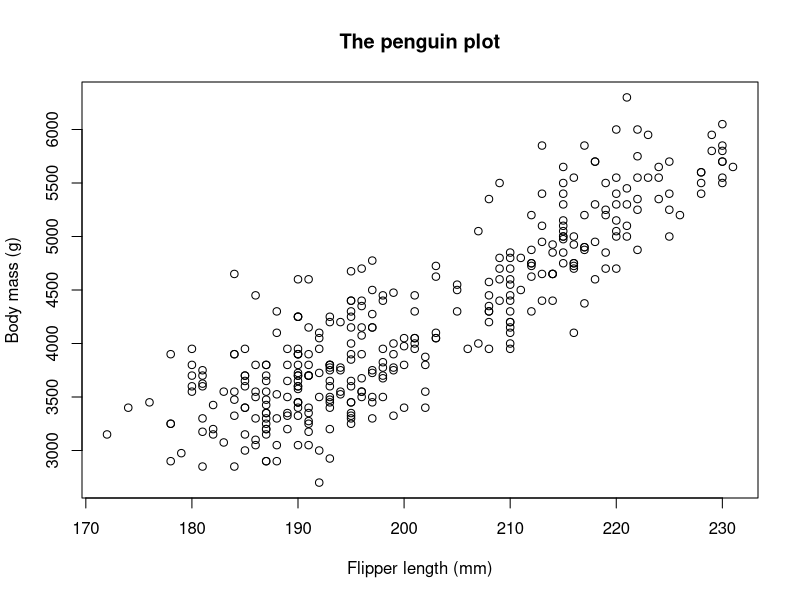
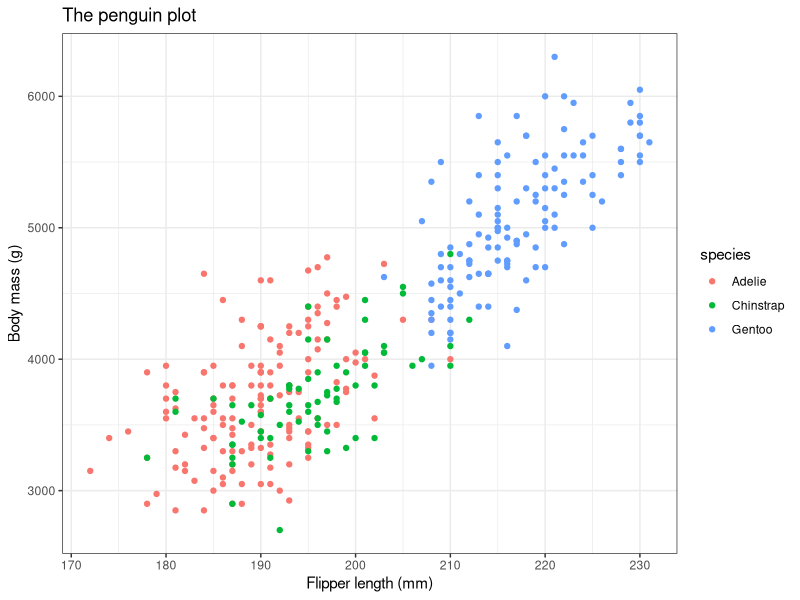

R code for these plots, in order:
#see the data
summary(palmerpenguins::penguins)
library(ggplot2)
library(viridis)

raw_data = palmerpenguins::penguins
plot(raw_data$flipper_length_mm, raw_data$body_mass_g, xlab = "Flipper length (mm)", ylab = "Body mass (g)", main = "The penguin plot")

raw_data |> 
  ggplot(aes(x = flipper_length_mm, y = body_mass_g, col = species)) +
  geom_point() +
 # geom_smooth(method = "lm") +
  labs(x = "Flipper length (mm)", y = "Body mass (g)", title = "The penguin plot") +
  theme_bw()
